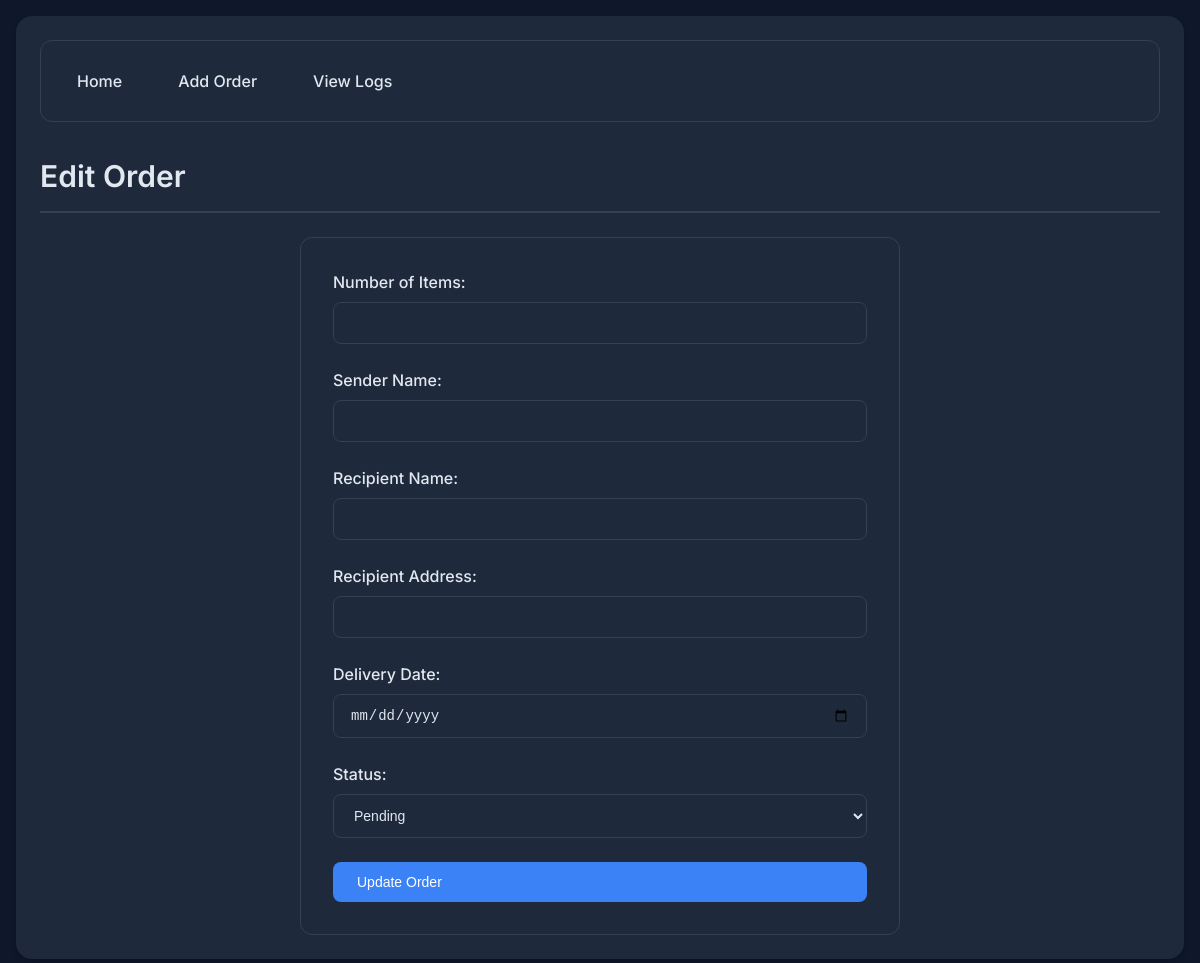
/edit_order/3, run on an earlier commit of the app's database.
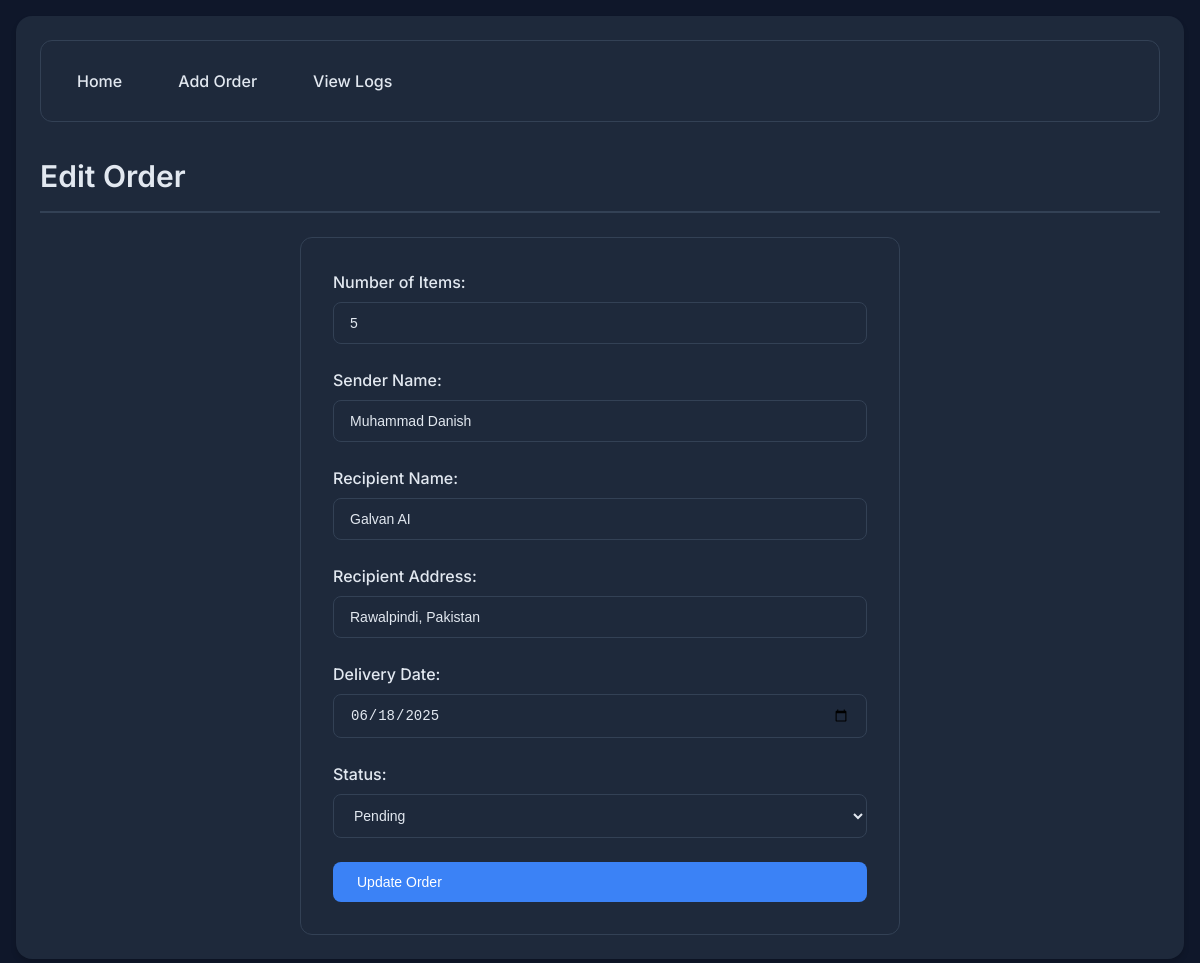
And on a later commit of the database.
### tables this page shows
CREATE TABLE orders (
            id INTEGER PRIMARY KEY AUTOINCREMENT,
            number_of_items INTEGER NOT NULL,
            sender_name TEXT NOT NULL,
            recipient_name TEXT NOT NULL,
            recipient_address TEXT NOT NULL,
            delivery_date TEXT NOT NULL,
            status TEXT NOT NULL
        );

### app.py (the view, shortened to what this page needs)
@app.route('/edit_order/<int:order_id>', methods=['GET', 'POST'])
def edit_order(order_id):
    conn = sqlite3.connect('orders.db')
    c = conn.cursor()
    c.execute('SELECT * FROM orders WHERE id = ?', (order_id,))
    order = c.fetchone()
    conn.close()
    return render_template('edit_order.html', order=order)

### templates/edit_order.html (shortened to what this page needs)
{% extends "base.html" %}
{% block content %}
<h1>Edit Order</h1>
<form method="POST">
    <div class="form-group">
        <label for="number_of_items">Number of Items:</label>
        <input type="number" id="number_of_items" name="number_of_items" value="{{ order[1] }}" required min="1">
    </div>
    <div class="form-group">
        <label for="sender_name">Sender Name:</label>
        <input type="text" id="sender_name" name="sender_name" value="{{ order[2] }}" required>
    </div>
    <div class="form-group">
        <label for="recipient_name">Recipient Name:</label>
        <input type="text" id="recipient_name" name="recipient_name" value="{{ order[3] }}" required>
    </div>
    <div class="form-group">
        <label for="recipient_address">Recipient Address:</label>
        <input type="text" id="recipient_address" name="recipient_address" value="{{ order[4] }}" required>
    </div>
    <div class="form-group">
        <label for="delivery_date">Delivery Date:</label>
        <input type="date" id="delivery_date" name="delivery_date" value="{{ order[5] }}" required>
    </div>
    <div class="form-group">
        <label for="status">Status:</label>
        <select id="status" name="status" required>
            <option value="Pending" {% if order[6]=='Pending' %}selected{% endif %}>Pending</option>
        </select>
    </div>
    <button type="submit" class="btn">Update Order</button>
</form>
{% endblock %}

What changed in the data, as far as the page shows it:
added orders: number_of_items "5", sender_name "Muhammad Danish", recipient_name "Galvan AI", recipient_address "Rawalpindi, Pakistan", delivery_date "06/18/2025"
